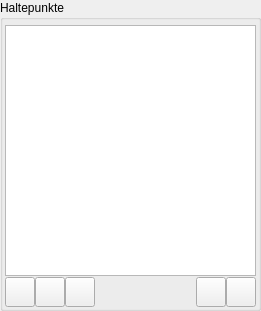
  <widget class="QGroupBox" name="BreakGroup">
   <property name="geometry">
    <rect>
     <x>245</x>
     <y>300</y>
     <width>261</width>
     <height>311</height>
    </rect>
   </property>
   <property name="title">
    <string>Haltepunkte</string>
   </property>
   <widget class="QPushButton" name="AddBreakpoint">
    <property name="geometry">
     <rect>
      <x>5</x>
      <y>277</y>
      <width>30</width>
      <height>30</height>
     </rect>
    </property>
    <property name="toolTip">
     <string>Fügt ein Haltepunkt hinzu.</string>
    </property>
    <property name="text">
     <string notr="true"/>
    </property>
    <property name="icon">
     <iconset resource="emu64.qrc">
      <normaloff>:/grafik/Plus-icon.png</normaloff>:/grafik/Plus-icon.png</iconset>
    </property>
    <property name="iconSize">
     <size>
      <width>22</width>
      <height>22</height>
     </size>
    </property>
   </widget>
   <widget class="QPushButton" name="DelBreakpoint">
    <property name="geometry">
     <rect>
      <x>35</x>
      <y>277</y>
      <width>30</width>
      <height>30</height>
     </rect>
    </property>
    <property name="toolTip">
     <string>Entfernt ein Haltepunkt.</string>
    </property>
    <property name="text">
     <string notr="true"/>
    </property>
    <property name="icon">
     <iconset resource="emu64.qrc">
      <normaloff>:/grafik/Minus-icon.png</normaloff>:/grafik/Minus-icon.png</iconset>
    </property>
    <property name="iconSize">
     <size>
      <width>22</width>
      <height>22</height>
     </size>
    </property>
   </widget>
   <widget class="QPushButton" name="LoadBreakpoints">
    <property name="geometry">
     <rect>
      <x>226</x>
      <y>277</y>
      <width>30</width>
      <height>30</height>
     </rect>
    </property>
    <property name="toolTip">
     <string>Lädt Haltepunkte aus einer Datei.</string>
    </property>
    <property name="text">
     <string notr="true"/>
    </property>
    <property name="icon">
     <iconset resource="emu64.qrc">
      <normaloff>:/grafik/Open_24x24.png</normaloff>:/grafik/Open_24x24.png</iconset>
    </property>
    <property name="iconSize">
     <size>
      <width>22</width>
      <height>22</height>
     </size>
    </property>
   </widget>
   <widget class="QPushButton" name="SaveBreakpoints">
    <property name="geometry">
     <rect>
      <x>196</x>
      <y>277</y>
      <width>30</width>
      <height>30</height>
     </rect>
    </property>
    <property name="toolTip">
     <string>Speichert alle erstellten Haltepunkte in einer Datei ab.</string>
    </property>
    <property name="text">
     <string notr="true"/>
    </property>
    <property name="icon">
     <iconset resource="emu64.qrc">
      <normaloff>:/grafik/Save_24x24.png</normaloff>:/grafik/Save_24x24.png</iconset>
    </property>
    <property name="iconSize">
     <size>
      <width>22</width>
      <height>22</height>
     </size>
    </property>
   </widget>
   <widget class="QTreeWidget" name="BreakpointTree">
    <property name="geometry">
     <rect>
      <x>5</x>
      <y>25</y>
      <width>251</width>
      <height>251</height>
     </rect>
    </property>
    <property name="font">
     <font>
      <family>Arial</family>
      <pointsize>8</pointsize>
     </font>
    </property>
    <property name="toolTip">
     <string>Liste aller Haltepunkte.</string>
    </property>
    <property name="editTriggers">
     <set>QAbstractItemView::DoubleClicked</set>
    </property>
    <property name="tabKeyNavigation">
     <bool>false</bool>
    </property>
    <property name="animated">
     <bool>true</bool>
    </property>
    <attribute name="headerVisible">
     <bool>false</bool>
    </attribute>
    <column>
     <property name="text">
      <string notr="true">1</string>
     </property>
    </column>
   </widget>
   <widget class="QPushButton" name="DelAllBreakpoints">
    <property name="geometry">
     <rect>
      <x>65</x>
      <y>277</y>
      <width>30</width>
      <height>30</height>
     </rect>
    </property>
    <property name="toolTip">
     <string>Löscht alle Haltepunkte.</string>
    </property>
    <property name="text">
     <string notr="true"/>
    </property>
    <property name="icon">
     <iconset resource="emu64.qrc">
      <normaloff>:/grafik/Remove_24x24.png</normaloff>:/grafik/Remove_24x24.png</iconset>
    </property>
    <property name="iconSize">
     <size>
      <width>22</width>
      <height>22</height>
     </size>
    </property>
   </widget>
  </widget>
